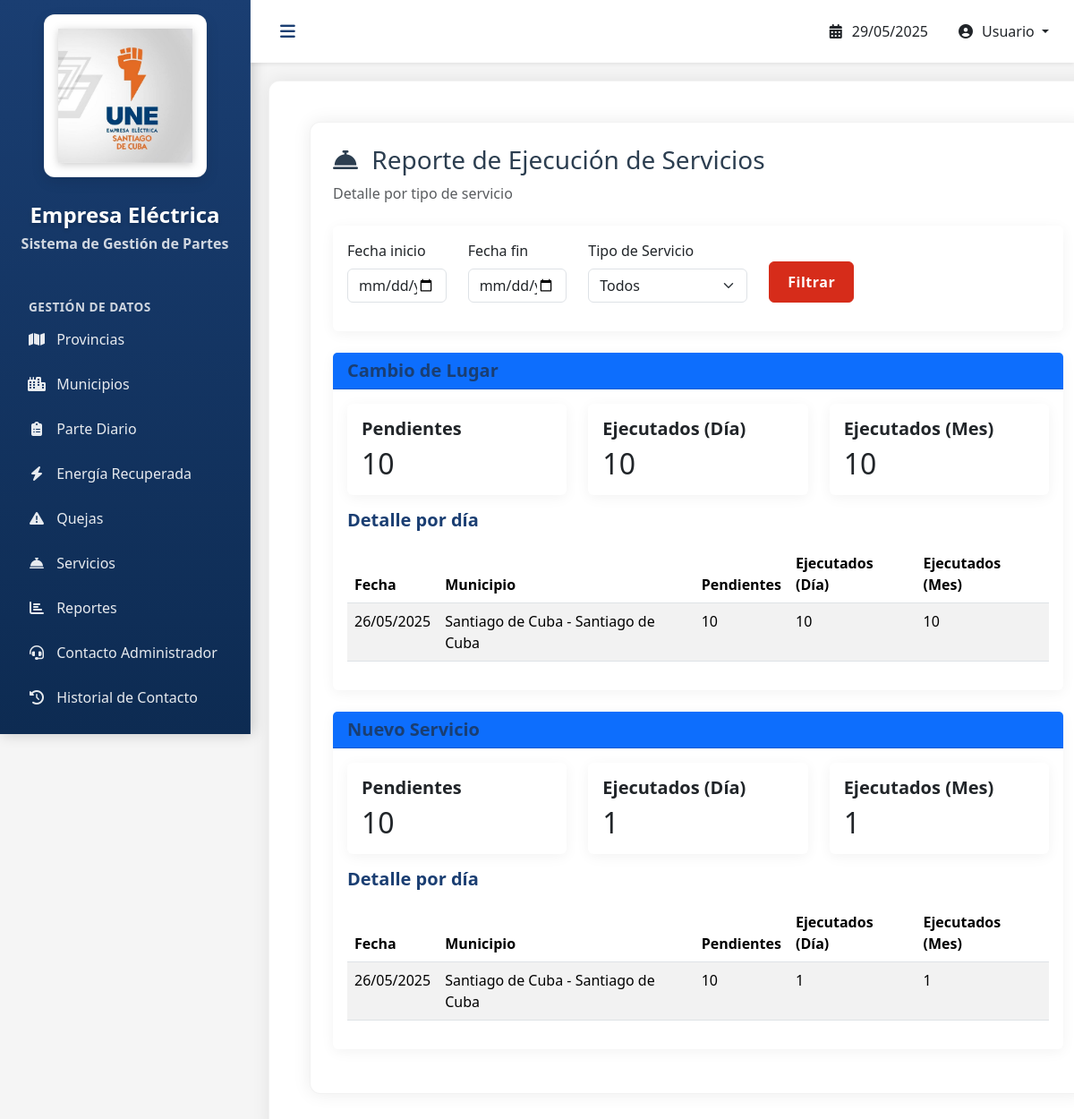
Page /reportes/servicios/ on the committed database.
### ParteDiario/models.py (models this page shows, shortened)
class Municipio(models.Model):
    provincia = models.ForeignKey(Provincia, on_delete=models.CASCADE, null=True)
    nombre = models.CharField(max_length=50, unique=True)
    def __str__(self):
        return f"{self.provincia} - {self.nombre}"

class ServicioRegistro(models.Model):
    TIPO_SERVICIO = [
        ('NUEVO', 'Nuevo Servicio'),
        ('VOLTAJE', 'Cambio de Voltaje'),
        ('LUGAR', 'Cambio de Lugar'),
        ('ENERGIA', 'Energía Recuperada'),
        ('QUEJAS', 'Gestión de Quejas'),
        ('FRAUDES', 'Fraudes Detectados'),
        ('CORTES', 'Cortes Ejecutados'),
        ('MOROSIDAD', 'Gestión de Morosidad'),
        ('MEDIDORES', 'Medidores Defectuosos'),
        ('TENDEDERAS', 'Corte a Tendederas'),
    ]
    parte = models.ForeignKey('ParteDiario', on_delete=models.CASCADE, related_name='servicios')
    tipo_servicio = models.CharField(
        max_length=20,
        choices=TIPO_SERVICIO,
        verbose_name="Tipo de Servicio"
    )
    pendientes = models.PositiveIntegerField(
        default=0,
        verbose_name="Pendientes",
        help_text="Casos pendientes al inicio del día"
    )
    ejecutados_dia = models.PositiveIntegerField(
        default=0,
        verbose_name="Ejecutados hoy",
        help_text="Casos resueltos en el día"
    )
    ejecutados_mes = models.PositiveIntegerField(
        default=0,
        verbose_name="Ejecutados mes",
        help_text="Acumulado mensual"
    )
    fecha_registro = models.DateField(
        default=timezone.now,  # Cambiado a default en lugar de auto_now_add
        verbose_name="Fecha de registro"
    )
    class Meta:
        verbose_name = "Registro de Servicio"
        verbose_name_plural = "Registros de Servicios"
        unique_together = ('parte', 'tipo_servicio')
        ordering = ['-fecha_registro', 'tipo_servicio']

class Provincia(models.Model):
    nombre = models.CharField(max_length=50, unique=True, null=True)
    def __str__(self):
        return f"{self.nombre}"

### ParteDiario/views.py (the view)
# urls.py: path('reportes/servicios/', views.reporte_servicios, name='reporte-servicios'),
def reporte_servicios(request):
    fecha_inicio = request.GET.get('fecha_inicio')
    fecha_fin = request.GET.get('fecha_fin')
    tipo_servicio = request.GET.get('tipo_servicio')
    servicios = ServicioRegistro.objects.all()
    if fecha_inicio and fecha_fin:
        servicios = servicios.filter(fecha_registro__range=[fecha_inicio, fecha_fin])
    if tipo_servicio:
        servicios = servicios.filter(tipo_servicio=tipo_servicio)
    tipos_servicio = dict(ServicioRegistro.TIPO_SERVICIO)
    datos_servicios = {}
    for servicio in servicios:
        tipo = servicio.get_tipo_servicio_display()
        if tipo not in datos_servicios:
            datos_servicios[tipo] = {
                'pendientes': 0,
                'ejecutados_dia': 0,
                'ejecutados_mes': 0,
                'detalles': []
            }
        datos_servicios[tipo]['pendientes'] += servicio.pendientes
        datos_servicios[tipo]['ejecutados_dia'] += servicio.ejecutados_dia
        datos_servicios[tipo]['ejecutados_mes'] += servicio.ejecutados_mes
        datos_servicios[tipo]['detalles'].append({
            'fecha': servicio.fecha_registro,
            'municipio': servicio.parte.municipio,
            'pendientes': servicio.pendientes,
            'ejecutados_dia': servicio.ejecutados_dia,
            'ejecutados_mes': servicio.ejecutados_mes,
        })
    context = {
        'datos': datos_servicios,
        'tipos_servicio': tipos_servicio,
        'fecha_inicio': fecha_inicio,
        'fecha_fin': fecha_fin,
        'tipo_seleccionado': tipo_servicio,
    }
    return render(request, 'reportes/reporte_servicios.html', context)

### templates/reportes/reporte_servicios.html (shortened to what this page needs)
{% extends 'base.html' %}
{% block content %}
<div class="container-fluid">
    <div class="row mb-4">
        <div class="col-12">
            <h3 class="mb-2"><i class="fas fa-concierge-bell me-2"></i> Reporte de Ejecución de Servicios</h3>
            <p class="text-muted mb-0">Detalle por tipo de servicio</p>
        </div>
    </div>
    <div class="card mb-4">
        <div class="card-body">
            <form method="get" class="row">
                <div class="col-md-2 mb-3">
                    <label class="form-label">Fecha inicio</label>
                    <input type="date" class="form-control" name="fecha_inicio" value="{{ fecha_inicio }}">
                </div>
                <div class="col-md-2 mb-3">
                    <label class="form-label">Fecha fin</label>
                    <input type="date" class="form-control" name="fecha_fin" value="{{ fecha_fin }}">
                </div>
                <div class="col-md-3 mb-3">
                    <label class="form-label">Tipo de Servicio</label>
                    <select class="form-select" name="tipo_servicio">
                        <option value="">Todos</option>
                    </select>
                </div>
                <div class="col-md-2 mb-3 d-flex align-items-end">
                    <button type="submit" class="btn btn-primary">Filtrar</button>
                </div>
            </form>
        </div>
    </div>
    {% for tipo, datos_tipo in datos.items %}
    <div class="card mb-4">
        <div class="card-header bg-primary text-white">
            <h5 class="mb-0">{{ tipo }}</h5>
        </div>
        <div class="card-body">
            <div class="row mb-3">
                <div class="col-md-4">
                    <div class="card bg-light-primary">
                        <div class="card-body">
                            <h5 class="card-title">Pendientes</h5>
                            <h2 class="mb-0">{{ datos_tipo.pendientes }}</h2>
                        </div>
                    </div>
                </div>
                <div class="col-md-4">
                    <div class="card bg-light-success">
                        <div class="card-body">
                            <h5 class="card-title">Ejecutados (Día)</h5>
                            <h2 class="mb-0">{{ datos_tipo.ejecutados_dia }}</h2>
                        </div>
                    </div>
                </div>
                <div class="col-md-4">
                    <div class="card bg-light-info">
                        <div class="card-body">
                            <h5 class="card-title">Ejecutados (Mes)</h5>
                            <h2 class="mb-0">{{ datos_tipo.ejecutados_mes }}</h2>
                        </div>
                    </div>
                </div>
            </div>
            <h5 class="mb-3">Detalle por día</h5>
            <div class="table-responsive">
                <table class="table table-striped table-hover">
                    <thead>
                        <tr>
                            <th>Fecha</th>
                            <th>Municipio</th>
                            <th>Pendientes</th>
                            <th>Ejecutados (Día)</th>
                            <th>Ejecutados (Mes)</th>
                        </tr>
                    </thead>
                    <tbody>
                        {% for detalle in datos_tipo.detalles %}
                        <tr>
                            <td>{{ detalle.fecha|date:"d/m/Y" }}</td>
                            <td>{{ detalle.municipio }}</td>
                            <td>{{ detalle.pendientes }}</td>
                            <td>{{ detalle.ejecutados_dia }}</td>
                            <td>{{ detalle.ejecutados_mes }}</td>
                        </tr>
                        {% empty %}
                        <tr>
                            <td colspan="5" class="text-center">No hay datos disponibles</td>
                        </tr>
                        {% endfor %}
                    </tbody>
                </table>
            </div>
        </div>
    </div>
    {% empty %}
    <div class="alert alert-info">
        No hay datos disponibles para los filtros seleccionados
    </div>
    {% endfor %}
</div>
{% endblock %}

### templates/base.html (style rules this page uses)
:root { --sidebar-width: 280px; --primary-color: #1a3e72; --secondary-color: #d62c1a; --hover-color: #b32415; --text-light: #f8f9fa; --text-dark: #2c3e50; }
body { font-family: 'Segoe UI', Tahoma, Geneva, Verdana, sans-serif; background-color: #f5f5f5; color: var(--text-dark); }
.container-fluid { background-color: white; border-radius: 12px; box-shadow: 0 0 20px rgba(0, 0, 0, 0.08); margin: 20px; padding: 25px !important; border: 1px solid rgba(0, 0, 0, 0.05); }
.btn-primary { background-color: var(--secondary-color); border-color: var(--secondary-color); font-weight: 600; letter-spacing: 0.5px; padding: 10px 20px; }
h4, h5, h6 { color: var(--primary-color); font-weight: 600; }
.card { transition: all 0.3s; border: none; box-shadow: 0 3px 15px rgba(0, 0, 0, 0.05); }

### rows in the picture
Municipio: fecha "26/05/2025", municipio "Santiago de Cuba - Santiago de Cuba", pendientes "10", ejecutados_dia "10", ejecutados_mes "10", ejecutados_dia "1", ejecutados_mes "1"

### other values in the picture
{{ tipo }} "Cambio de Lugar" "Nuevo Servicio"
{{ datos_tipo.pendientes }} "10" "10"
{{ datos_tipo.ejecutados_dia }} "10" "1"
{{ datos_tipo.ejecutados_mes }} "10" "1"
